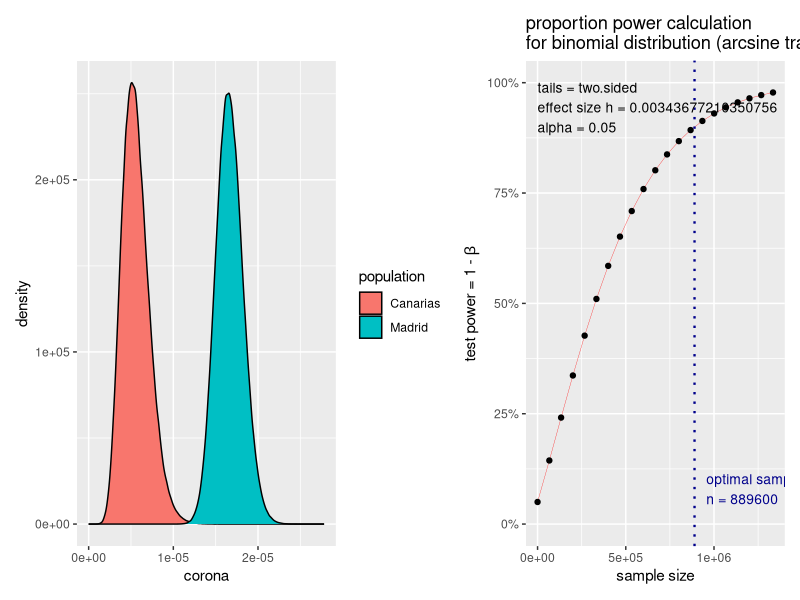

Recreate this plot in R.
library(patchwork)
library(ggplot2)
library(dplyr)
library(pwr)


n_canarias <- 2153000
n_madrid <- 6550000

cases_canarias <- 12
cases_madrid <- 109

p_canarias <- rbeta(n_canarias, cases_canarias,
                    n_canarias - cases_canarias)

p_madrid <- rbeta(n_madrid, cases_madrid,
                  n_madrid - cases_madrid)

data <- data.frame(population=c(rep('Canarias', length(p_canarias)),
                                rep('Madrid', length(p_madrid))),
                   corona=c(p_canarias, p_madrid))

xlimit <- 2 * mean(data$corona)

density_plot <- data %>%
  sample_frac(.2) %>%
  filter(corona < xlimit) %>% 
  ggplot(aes(x = corona)) +
  geom_density(aes(fill = population)) +
  scale_x_continuous(limits = c(0, xlimit))

power_90 <- pwr.p.test(ES.h(p1 = mean(p_canarias),
                            p2 = mean(p_madrid)),
                       sig.level = 0.05,
                       power = 0.9)

power_plot <- plot(power_90)

density_plot + power_plot
